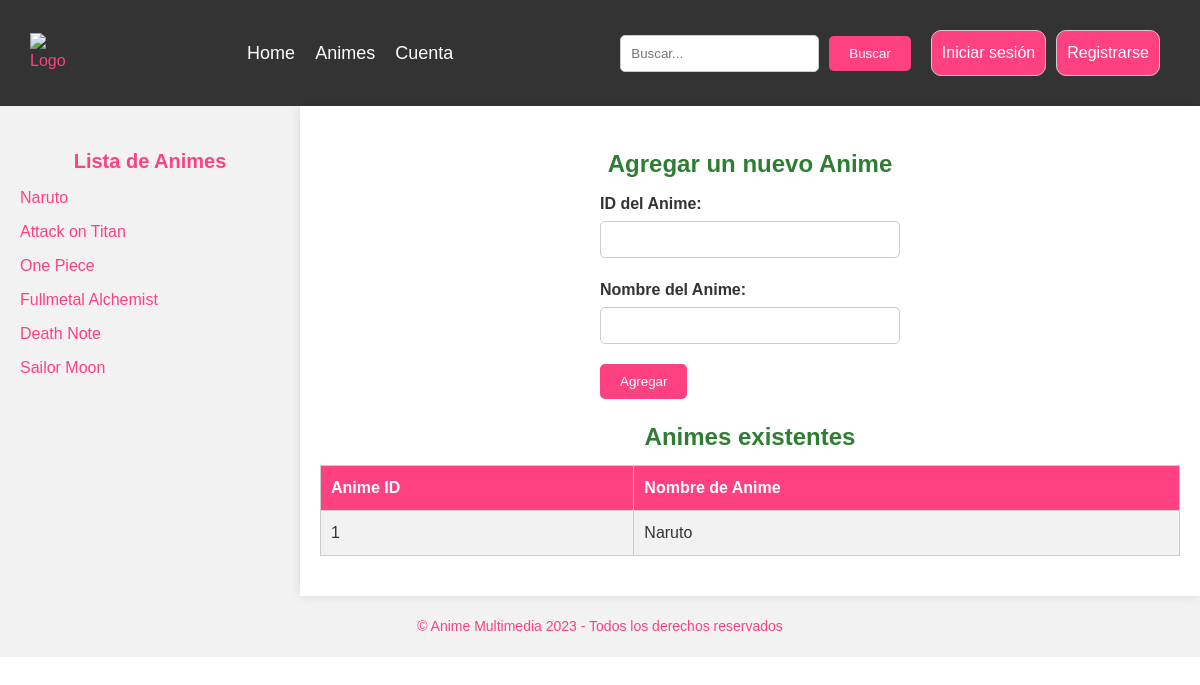
Before: /agregar_anime/ with the older database file.
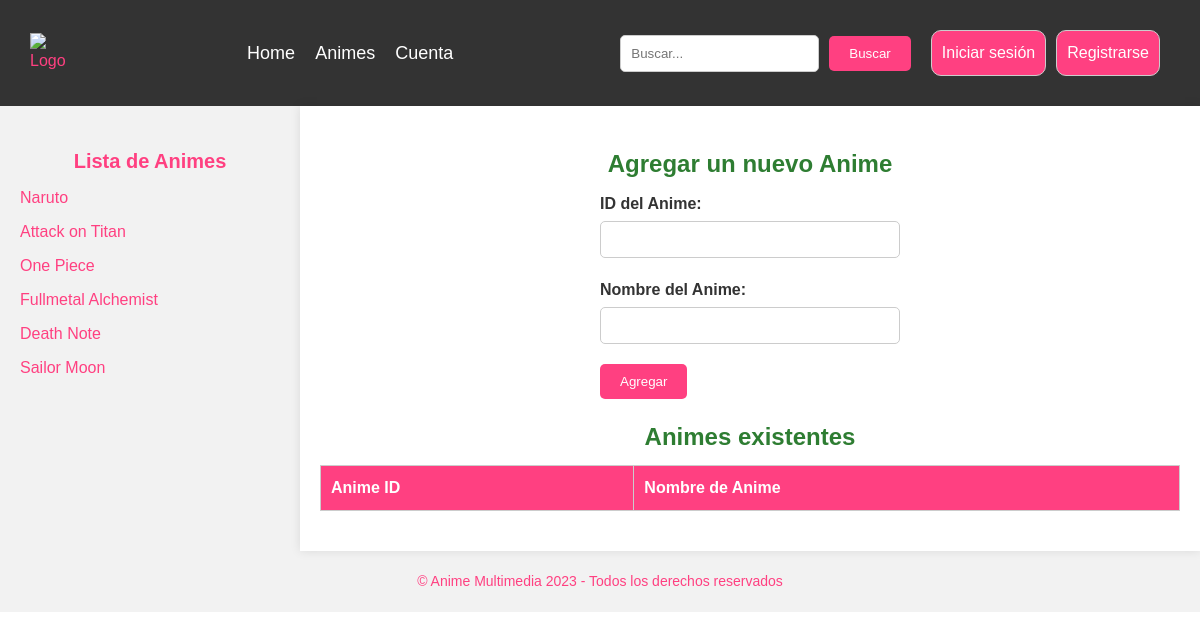
After: the same page with the newer database file.
### webapp/models.py (models this page shows, shortened)
class Animes(models.Model):
    id_anime = models.IntegerField(primary_key=True)
    nombre_anime = models.CharField(max_length=100)

### webapp/views.py (the view)
# urls.py: path('agregar_anime/', views.agregar_anime, name='agregar_anime'),
def agregar_anime(request):
    if request.method == 'POST':
        id_anime = request.POST['id_anime']
        nombre_anime = request.POST['nombre_anime']
        anime = Animes(id_anime=id_anime, nombre_anime=nombre_anime)
        anime.save()
    animes = Animes.objects.all()
    return render(request, 'webapp/agregar_anime.html', {'animes': animes})

### webapp/templates/webapp/agregar_anime.html (shortened to what this page needs)
{% extends 'webapp/base.html' %}
{% load static %}
{% block head %}
<link rel="stylesheet" href="{% static 'css/formularios.css' %}">
{% endblock %}
{% block content %}
<section class="agregar-anime">
    <h2>Agregar un nuevo Anime</h2>
    <form method="post" action="{% url 'agregar_anime' %}">
        <div class="form-group">
            <label for="id_anime">ID del Anime:</label>
            <input type="number" name="id_anime" id="id_anime" required>
        </div>
        <div class="form-group">
            <label for="nombre_anime">Nombre del Anime:</label>
            <input type="text" name="nombre_anime" id="nombre_anime" required>
        </div>
        <button type="submit">Agregar</button>
    </form>
    <h2>Animes existentes</h2>
    <table>
        <tr>
            <th>Anime ID</th>
            <th>Nombre de Anime</th>
        </tr>
        {% for anime in animes %}
        <tr>
            <td>{{ anime.id_anime }}</td>
            <td>{{ anime.nombre_anime }}</td>
        </tr>
        {% endfor %}
    </table>
</section>
{% endblock %}

### webapp/templates/webapp/base.html (shortened to what this page needs)
{% load static %}
<!DOCTYPE html>
<html lang="es">
<head>
    <link rel="stylesheet" href="{% static 'css/styles.css' %}">
    {% block head %}
    {% endblock %}
</head>
<body>
<header>
    <nav class="navbar">
        <div class="navbar-container">
            <div class="logo">
                <a href="/"><img src="{% static 'images/Logo.png' %}" alt="Logo"></a>
            </div>
            <ul class="navbar-links" id="navbar-links">
                <li><a href="/" class="nav-link">Home</a></li>
                <li><a href="/animes" class="nav-link">Animes</a></li>
                <li><a href="#" class="nav-link">Cuenta</a></li>
            </ul>
            <div class="search-bar">
                <input type="text" id="search-input" placeholder="Buscar...">
                <button type="submit">Buscar</button>
            </div>
            <div class="login">
                {% if user.is_authenticated %}
                <p>Bienvenido, {{ user.username }}</p>
                {% else %}
                <a href="/login">Iniciar sesión</a>
                <a href="/register">Registrarse</a>
                {% endif %}
            </div>
        </div>
    </nav>
</header>
<main>
    <div class="container">
        <aside class="sidebar" id="sidebar">
            <h2>Lista de Animes</h2>
            <ul class="sidebar-list">
                <li><a href="#">Naruto</a></li>
                <li><a href="#">Attack on Titan</a></li>
                <li><a href="#">One Piece</a></li>
                <li><a href="#">Fullmetal Alchemist</a></li>
                <li><a href="#">Death Note</a></li>
                <li><a href="#">Sailor Moon</a></li>
            </ul>
        </aside>
        <section class="main-content">
            {% block content %}
            {% endblock %}
        </section>
    </div>
</main>
<footer>
    <p>© Anime Multimedia 2023 - Todos los derechos reservados</p>
</footer>
</body>
</html>

### webapp/static/css/styles.css (style rules this page uses)
* { box-sizing: border-box; margin: 0; padding: 0; }
body { font-family: 'Arial', sans-serif; font-size: 16px; line-height: 1.5; color: #333; background-color: #fff; }
a { color: #ff4081; text-decoration: none; }
ul { list-style: none; }
header { background-color: #333; padding: 20px; box-shadow: 0 0 10px rgba(0, 0, 0, 0.1); }
.navbar { background-color: #333; padding: 10px; position: relative; z-index: 1; }
.navbar-container { display: flex; align-items: center; justify-content: space-between; }
.logo { margin-right: auto; }
.logo img { max-width: 50px; height: auto; }
.navbar-links { display: flex; list-style: none; margin: 0; padding: 0; }
.navbar-links li { margin-left: 20px; }
.navbar-links li:first-child { margin-left: 0; }
.navbar-links a { color: #fff; text-decoration: none; }
.search-bar { display: flex; align-items: center; margin-left: auto; }
.search-bar input { padding: 6px; border: 1px solid #ccc; border-radius: 4px; margin-right: 10px; }
.search-bar button { padding: 6px 10px; background-color: #ff4081; color: #fff; border: none; border-radius: 4px; cursor: pointer; }
.login { margin-left: 20px; }
.login a { display: inline-block; margin-right: 10px; padding: 10px; border: 1px solid #ccc; background-color: #ff4081; color: #fff; transition: background-color 0.3s ease-in-out, transform 0.3s ease-in-out; border-radius: 10px; font-size: 16px; }
.nav-link { font-family: 'Verdana', sans-serif; font-size: 18px; color: #ff4081; transition: color 0.3s ease-in-out; }
.container { display: flex; flex-wrap: wrap; }
.sidebar { flex: 0 0 25%; background-color: #f2f2f2; padding: 20px; display: block; }
.sidebar h2 { font-family: 'Verdana', sans-serif; font-size: 20px; margin-bottom: 10px; color: #ff4081; }
.sidebar-list li { margin-bottom: 10px; }
.main-content { flex: 0 0 75%; padding: 20px; background-color: #fff; box-shadow: 0 0 10px rgba(0, 0, 0, 0.1); }
footer { background-color: #f2f2f2; padding: 20px; text-align: center; }
footer p { font-family: 'Verdana', sans-serif; font-size: 14px; color: #ff4081; }

### webapp/static/css/formularios.css (style rules this page uses)
form { width: 300px; margin: 0 auto; }
.form-group { margin-bottom: 20px; }
label { display: block; margin-bottom: 5px; font-weight: bold; }
input[type="text"], input[type="number"] { width: 100%; padding: 10px; border: 1px solid #ccc; border-radius: 5px; box-sizing: border-box; }
button[type="submit"] { display: inline-block; padding: 10px 20px; background-color: #ff4081; color: #fff; border: none; border-radius: 5px; cursor: pointer; transition: background-color 0.3s ease; }

### webapp/templates/webapp/agregar_anime.html (style rules this page uses)
table { width: 100%; border-collapse: collapse; margin-bottom: 20px; }
th, td { padding: 10px; border: 1px solid #ccc; }
th { background-color: #ff4081; color: #fff; font-weight: bold; text-align: left; }
h2 { text-align: center; font-size: 24px; color: #2e7d32; margin-top: 20px; margin-bottom: 10px; }

Changed rows visible on the page:
removed Animes: id_anime "1", nombre_anime "Naruto"
